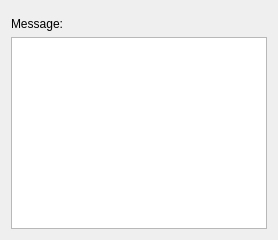
  <widget class="QWizardPage" name="FriendRecommendationsPage">
   <property name="title">
    <string>Friend Recommendations</string>
   </property>
   <property name="subTitle">
    <string>Recommend many friends to each others</string>
   </property>
   <attribute name="pageId">
    <string notr="true">ConnectFriendWizard::Page_FriendRecommendations</string>
   </attribute>
   <layout class="QVBoxLayout" name="FriendRecommendationsPageVLayout">
    <item>
     <layout class="QHBoxLayout" name="frec_HLayout">
      <item>
       <widget class="FriendSelectionWidget" name="frec_recommendList" native="true">
        <property name="sizePolicy">
         <sizepolicy hsizetype="Preferred" vsizetype="MinimumExpanding">
          <horstretch>0</horstretch>
          <verstretch>0</verstretch>
         </sizepolicy>
        </property>
       </widget>
      </item>
      <item>
       <widget class="FriendSelectionWidget" name="frec_toList" native="true">
        <property name="sizePolicy">
         <sizepolicy hsizetype="Preferred" vsizetype="MinimumExpanding">
          <horstretch>0</horstretch>
          <verstretch>0</verstretch>
         </sizepolicy>
        </property>
       </widget>
      </item>
     </layout>
    </item>
    <item>
     <widget class="QLabel" name="frec_label">
      <property name="text">
       <string>Message:</string>
      </property>
     </widget>
    </item>
    <item>
     <widget class="QTextEdit" name="frec_messageEdit">
      <property name="sizePolicy">
       <sizepolicy hsizetype="Expanding" vsizetype="Preferred">
        <horstretch>0</horstretch>
        <verstretch>0</verstretch>
       </sizepolicy>
      </property>
     </widget>
    </item>
   </layout>
  </widget>
